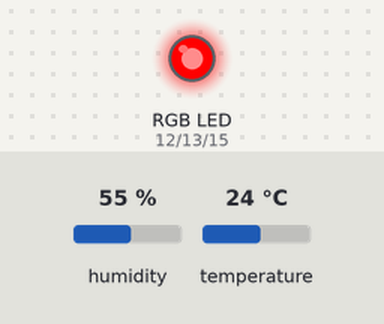
Bench run of a sketch on a simulated ESP8266 (NodeMCU). Parts: an RGB LED mixed from three pins (HIGH = lit). The test bench sets the inputs (shaded band); at power-on: temperature 24 °C, humidity 55 %. WiFi joins after 1.5 s; servers stay silent unless stated; what the sketch prints to the serial monitor is not drawn.

Above: at 2.7 s.
2.8 s: temperature set to 23.5 °C
At 4.3 s:
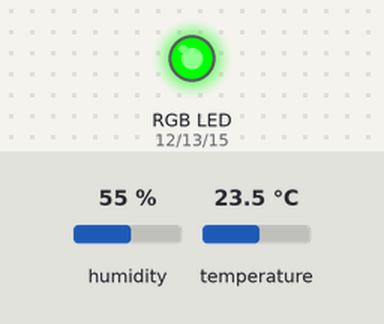
5.0 s: temperature set to 12 °C
At 6.1 s:
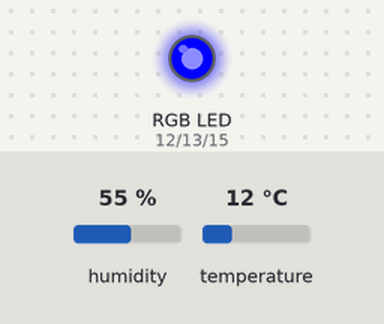
7.0 s: temperature set to 19 °C
At 7.8 s:
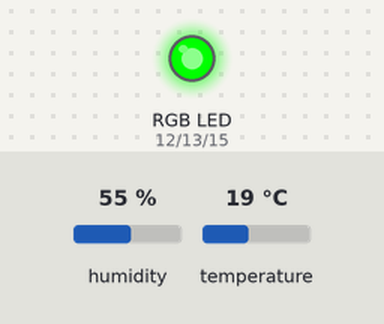
9.0 s: temperature set to 28 °C
At 10.7 s:
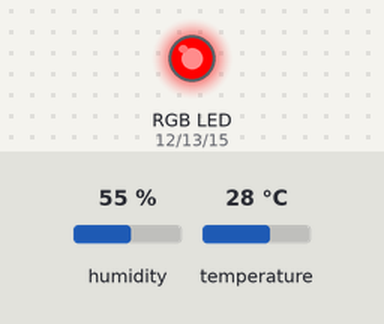
Timing chart, 0 to 12.0 s (numbered marks = the images above; inputs shaded):
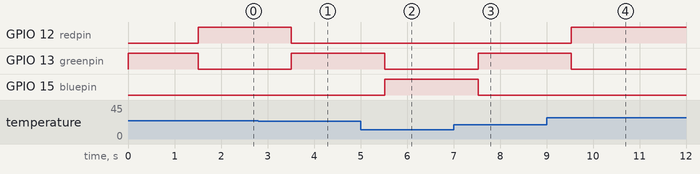

Measured:
- the behaviour switches between 24 and 23.9 °C on temperature (found by bisection; images 0 and 1)
- after the input at 2.8 s, GPIO 12 (redpin): HIGH → LOW after 0.72 s; GPIO 13 (greenpin): LOW → HIGH after 0.72 s
- after the input at 5.0 s, GPIO 13 (greenpin): HIGH → LOW after 0.52 s; GPIO 15 (bluepin): LOW → HIGH after 0.52 s
- after the input at 7.0 s, GPIO 13 (greenpin): LOW → HIGH after 0.53 s; GPIO 15 (bluepin): HIGH → LOW after 0.53 s
- after the input at 9.0 s, GPIO 12 (redpin): LOW → HIGH after 0.53 s; GPIO 13 (greenpin): HIGH → LOW after 0.53 s

The sketch:

Server.ino
```cpp
#include <ArduinoJson.h>
#include <ESP8266WiFi.h>
#include <ESP8266WebServer.h>
#include <DHT.h>

#define DHTPIN 14
#define DHTTYPE DHT22
DHT dht(DHTPIN, DHTTYPE);

// Replace with your network credentials
const char* ssid = "RM";
const char* password = "Bellum97!";

// Set web server port number to 80
ESP8266WebServer webserver(80);

// LED pins
int redpin = 12;   // select the pin for the red LED
int bluepin = 15;  // select the pin for the blue LED
int greenpin = 13; // select the pin for the green LED

// Global variables for min and max temperature
double minTemp = 18.0;
double maxTemp = 24.0;

// Interval for temperature readings (in milliseconds)
const unsigned long temperatureInterval = 2000; // 2 seconds
unsigned long previousTemperatureMillis = 0;

// Function to map temperature to RGB colors
void mapTemperatureToRGB(double temp) {
  if (temp < minTemp) {
    analogWrite(redpin, 0);     // No red
    analogWrite(bluepin, 255);  // Full intensity blue, no green
    analogWrite(greenpin, 0);   // No green
  } else if (temp > minTemp && temp < maxTemp) {
    analogWrite(redpin, 0);     // No red
    analogWrite(bluepin, 0);    // No blue
    analogWrite(greenpin, 255); // Full intensity green, no red or blue
  } else {
    analogWrite(redpin, 255);   // Full intensity red, no green or blue
    analogWrite(bluepin, 0);    // No blue
    analogWrite(greenpin, 0);   // No green
  }
}

void handleData() {
  // Check if the HTTP method is POST
  if (webserver.method() == HTTP_POST) {
    // Parse the JSON data
    String json = webserver.arg("plain");
    DynamicJsonDocument doc(256); // Adjust the JSON buffer size accordingly
    DeserializationError error = deserializeJson(doc, json);

    if (error) {
      // Error parsing JSON
      webserver.send(400, "application/json", "{ \"error\": \"Parsing Json error\" }");
    } else {
      // JSON parsed successfully
      minTemp = doc["minTemp"];
      maxTemp = doc["maxTemp"];

      // Add your code here to handle the received data, e.g., controlling the LEDs
      // You can use the 'temperature' value for your logic
      Serial.println("Min Temp: " + String(minTemp));
      Serial.println("Max Temp: " + String(maxTemp));

      webserver.send(200, "application/json", "{\"message\": \"Data received and processed successfully\"}");
    }
  }
}

void setup() {
  Serial.begin(115200);
  Serial.println();

  pinMode(redpin, OUTPUT);
  pinMode(bluepin, OUTPUT);
  pinMode(greenpin, OUTPUT);

  analogWrite(redpin, 0);     // No red
  analogWrite(bluepin, 0);    // No blue
  analogWrite(greenpin, 255); // Full intensity green

  //Begin WiFi
  WiFi.begin(ssid, password);
  while (WiFi.status() != WL_CONNECTED) {
    delay(100);
  }

  // WiFi Connected
  Serial.print("Connected! IP address: ");
  Serial.println(WiFi.localIP());

  // Start Web Server
  webserver.on("/range", HTTP_POST, handleData);
  webserver.begin();
}

void loop() {

  double temp = dht.readTemperature();

  mapTemperatureToRGB(temp);

  webserver.handleClient();
}
```
